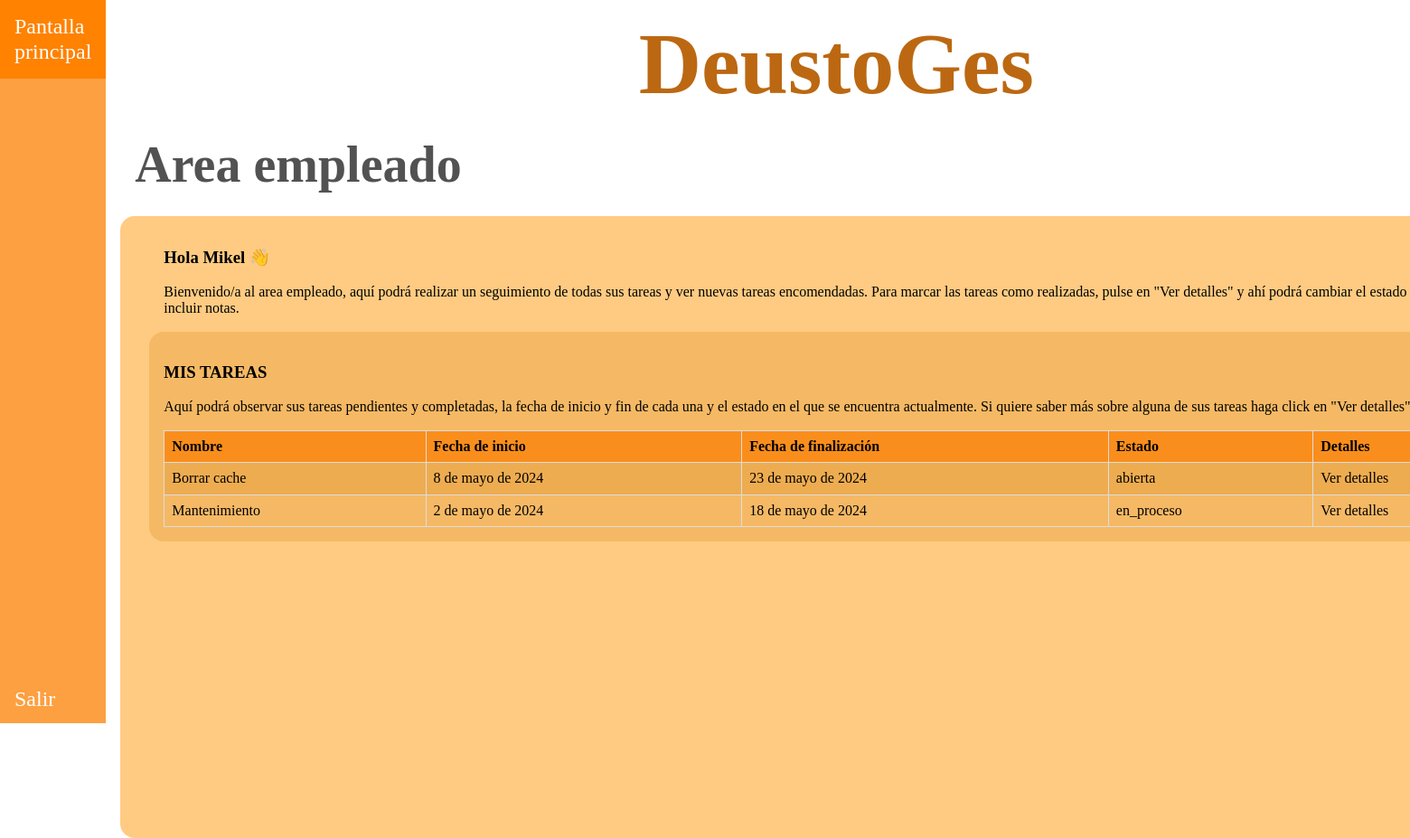
Page /appDeustoGes/empleados/1 on the committed database.
### appDeustoGes/models.py (models this page shows, shortened)
class Empleado(models.Model):
    dni = models.CharField(max_length=9)
    nombre = models.CharField(max_length=15)
    apellidos = models.CharField(max_length=40, default="")
    email = models.EmailField()
    telefono = models.PositiveIntegerField()
    responsable = models.BooleanField(default=False)
    usuario = models.CharField(max_length=50, default="", blank=False)
    contraseña = models.CharField(max_length=50, default="deustoges", blank=False)
    created = models.DateTimeField(auto_now_add=True,blank=True, null=True)
    updated = models.DateTimeField(auto_now=True, blank=True, null=True)
    class Meta:
        verbose_name = "empleado"
        verbose_name_plural = "empleados"

class Tarea(models.Model):
    nombre = models.CharField(max_length=15)
    descripcion = models.TextField()
    fecha_inicio = models.DateField()
    fecha_fin = models.DateField()
    prioridad = models.CharField(max_length=10, choices=(('alta', 'Alta'), ('media', 'Media'), ('baja', 'Baja')))
    estado = models.CharField(max_length=20, choices=(
        ('abierta', 'Abierta'), ('asignada', 'Asignada'), ('en_proceso', 'En proceso'), ('finalizada', 'Finalizada')))
    notas_adicionales = models.TextField()
    empleado = models.ForeignKey(Empleado, on_delete=models.CASCADE)
    created = models.DateTimeField(auto_now_add=True,blank=True, null=True)
    updated = models.DateTimeField(auto_now=True,blank=True, null=True)
    class Meta:
        verbose_name = 'tarea'
        verbose_name_plural = 'tareas'

### appDeustoGes/views.py (the view)
# urls.py: path("/empleados/<int:id_empleado>", views.pantalla_empleado, name='pantalla_empleado'),
def pantalla_empleado(request, id_empleado):
    empleado = get_object_or_404(Empleado, id=id_empleado)
    tareas = Tarea.objects.all()
    return render(request, 'appDeustoGes/pantalla_empleado.html', {'tareas': tareas,
                                                                   'empleado': empleado})

### templates/appDeustoGes/pantalla_empleado.html
{% extends "base.html" %}
{% block css %}
    <link rel="stylesheet" href="/../static/css/normalize.css">
    <link rel="stylesheet" href="/../static/css/style.css">
{% endblock %}
{% block nav_header %}
    <nav class="barra-lateral">
        <ul class="listado-barra-lateral">
            <div>
                <li><a href="">Pantalla principal</a></li>
            </div>
            <div>
                <li><a href="{% url 'login' %}">Salir</a></li>
            </div>
        </ul>
    </nav>
{% endblock %}
{% block main_contenido %}
  <h2>Area empleado</h2>
<div class="contenido">
    <div class="introduccion">
        <h3>Hola {{ empleado.nombre }} 👋</h3>
        <p> Bienvenido/a al area empleado, aquí podrá realizar un seguimiento de todas sus tareas y ver nuevas tareas
            encomendadas. Para marcar las tareas como realizadas, pulse en "Ver detalles" y ahí podrá cambiar
            el estado de las tareas o incluir notas. </p>
    </div>
    <div class="contenido_interno">
        <h3>MIS TAREAS</h3>
        <p>Aquí podrá observar sus tareas pendientes y completadas, la fecha de inicio y fin de cada una y el estado
        en el que se encuentra actualmente. Si quiere saber más sobre alguna de sus tareas haga click en "Ver detalles".</p>
        <table class="estilos-table">
            <thead>
              <tr>
                <th>Nombre</th>
                <th>Fecha de inicio</th>
                <th>Fecha de finalización</th>
                <th>Estado</th>
                <th>Detalles</th>
              </tr>
            </thead>
            <tbody>
            {% for tarea in tareas %}
                {% if empleado.id == tarea.empleado_id %}
                    <tr>
                        <td>{{ tarea.nombre }}</td>
                        <td>{{ tarea.fecha_inicio }}</td>
                        <td>{{ tarea.fecha_fin }}</td>
                        <td>{{ tarea.estado }}</td>
                        <td><a href="{% url 'tarea_detail' empleado.id tarea.id %}">Ver detalles</a></td>
                    </tr>
                {% endif %}
            {% endfor %}
            </tbody>
        </table>
    </div>
</div>
{% endblock %}

### static/css/style.css (style rules this page uses)
html { box-sizing: border-box; }
*, *:before, *:after { box-sizing: inherit; }
a { text-decoration: none; color: black; }
ul { list-style: none; margin: 0; padding: 0; }
.flex { display: flex; }
h2 { margin-block:0; padding-block: 1.5rem; margin-left: 2rem; font-size: 3.5rem; width: 100%; color: rgba(0, 0, 0, 0.678); }
.barra-lateral { max-width: 15rem; background-color: rgba(252, 140, 24, 0.82); height: 100vh; }
.listado-barra-lateral { display: grid; grid-template-rows: 93vh 7vh; }
.listado-barra-lateral a { font-size: 1.5rem; color: white; display: block; padding: 1rem; }
.contenido { padding: 1rem; margin-left: 1rem; width: 100rem; height: 43rem; background-color: rgba(255, 149, 0, 0.49); border-radius: 1rem; }
.introduccion { margin-inline: 2rem; }
.contenido_interno { margin-inline: 1rem; padding: 1rem; background-color: rgba(216, 136, 24, 0.27); margin-block: 1rem; border-radius: 1rem; }
.estilos-table { width: 100%; border-collapse: collapse; }
.estilos-table th { background-color: rgba(252, 140, 24, 0.91); border: 1px solid #dddddd; text-align: left; padding: 8px; }
.estilos-table td { border: 1px solid #dddddd; text-align: left; padding: 8px; }
.estilos-table tr:nth-child(odd) { background-color: rgba(216, 136, 24, 0.27); }
.estilos-table td a { text-decoration: none; color: black; }

### rows in the picture
Empleado: nombre "Mikel"
Tarea: nombre "Borrar cache", fecha_inicio "8 de mayo de 2024", fecha_fin "23 de mayo de 2024", estado "abierta"
Tarea: nombre "Mantenimiento", fecha_inicio "2 de mayo de 2024", fecha_fin "18 de mayo de 2024", estado "en_proceso"
